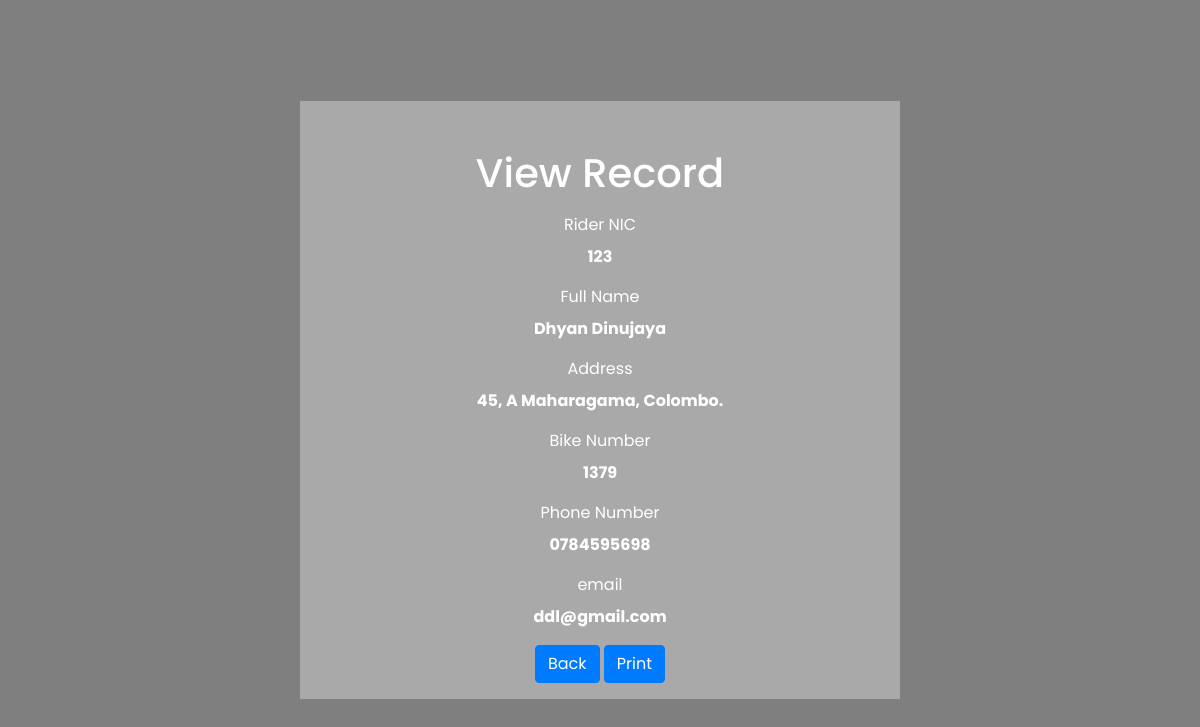
Screenshot of /test/read.php?id=16 with the database file from the repository.
### tables this page shows
CREATE TABLE `employees` (
  `id` int(11) NOT NULL,
  `nic` varchar(100) NOT NULL,
  `name` varchar(100) NOT NULL,
  `address` varchar(255) NOT NULL,
  `mbn` varchar(10) NOT NULL,
  `phn` varchar(100) NOT NULL,
  `email` varchar(100) NOT NULL
);

### test/read.php (the view, shortened to what this page needs)
<?php
if(isset($_GET["id"]) && !empty(trim($_GET["id"]))){
    require_once "config.php";
    $sql = "SELECT * FROM employees WHERE id = ?";
    if($stmt = mysqli_prepare($link, $sql)){
        mysqli_stmt_bind_param($stmt, "i", $param_id);
        if(mysqli_stmt_execute($stmt)){
            $result = mysqli_stmt_get_result($stmt);
            if(mysqli_num_rows($result) == 1){
                $row = mysqli_fetch_array($result, MYSQLI_ASSOC);
            } else{
                header("location: error.php");
                exit();
            }
        } else{
            echo "Oops! Something went wrong. Please try again later.";
        }
    }
} else{
    header("location: error.php");
    exit();
}
?>
<!DOCTYPE html>
<html lang="en">
<head>
    <link rel="stylesheet" href="https://stackpath.bootstrapcdn.com/bootstrap/4.5.2/css/bootstrap.min.css">
    <link rel="stylesheet" type="text/css" href="styleee.css">
</head>
<body>
    <div class="nav">
    <div class="wrapper">
        <div class="container-fluid">
            <div class="row">
                <div class="col-md-12">
                    <h1 class="mt-5 mb-3" style="color:white;">View Record</h1>
                    <div class="form-group">
                        <label style="color:white;">Rider NIC</label>
                        <p style="color:white;"><b><?php echo $row["nic"]; ?></b></p>
                    </div>
                    <div class="form-group">
                        <label style="color:white;">Full Name</label>
                        <p style="color:white;"><b><?php echo $row["name"]; ?></b></p>
                    </div>
                    <div class="form-group">
                        <label style="color:white;">Address</label>
                        <p style="color:white;"><b><?php echo $row["address"]; ?></b></p>
                    </div>
                    <div class="form-group">
                        <label style="color:white;">Bike Number</label>
                        <p style="color:white;"><b><?php echo $row["mbn"]; ?></b></p>
                    </div>
                    <div class="form-group">
                        <label style="color:white;">Phone Number</label>
                        <p style="color:white;"><b><?php echo $row["phn"]; ?></b></p>
                    </div>
                    <div class="form-group">
                        <label style="color:white;">email</label>
                        <p style="color:white;"><b><?php echo $row["email"]; ?></b></p>
                    </div>
                    <p><a href="index.php" class="btn btn-primary">Back</a>
                    <button onclick="window.print();" class="btn btn-primary" id="print-btn">Print</button><p>
                </div>
            </div>
        </div>
    </div>
    </div><br>
</body>
</html>

### test/styleee.css (style rules this page uses)
* { margin: 0; padding: 0; box-sizing: border-box; font-family: 'Poppins', sans-serif; }
body { width: 100%; min-height: 100vh; background-image: linear-gradient(rgba(0,0,0,.5), rgba(0,0,0,.5)), url(bag.jpg); background-position: center; background-size: cover; display: flex; justify-content: center; align-items: center; }

### test/read.php (style rules this page uses)
.wrapper { width: 600px; margin: 0 auto; }
.nav { background-color: darkgray; list-style-type: none; text-align: center; margin: 0; padding: 0; }

### rows the page displays
employees: nic "123", name "Dhyan Dinujaya", address "45, A Maharagama, Colombo.", mbn "1379", phn "0784595698", email "ddl@gmail.com"
